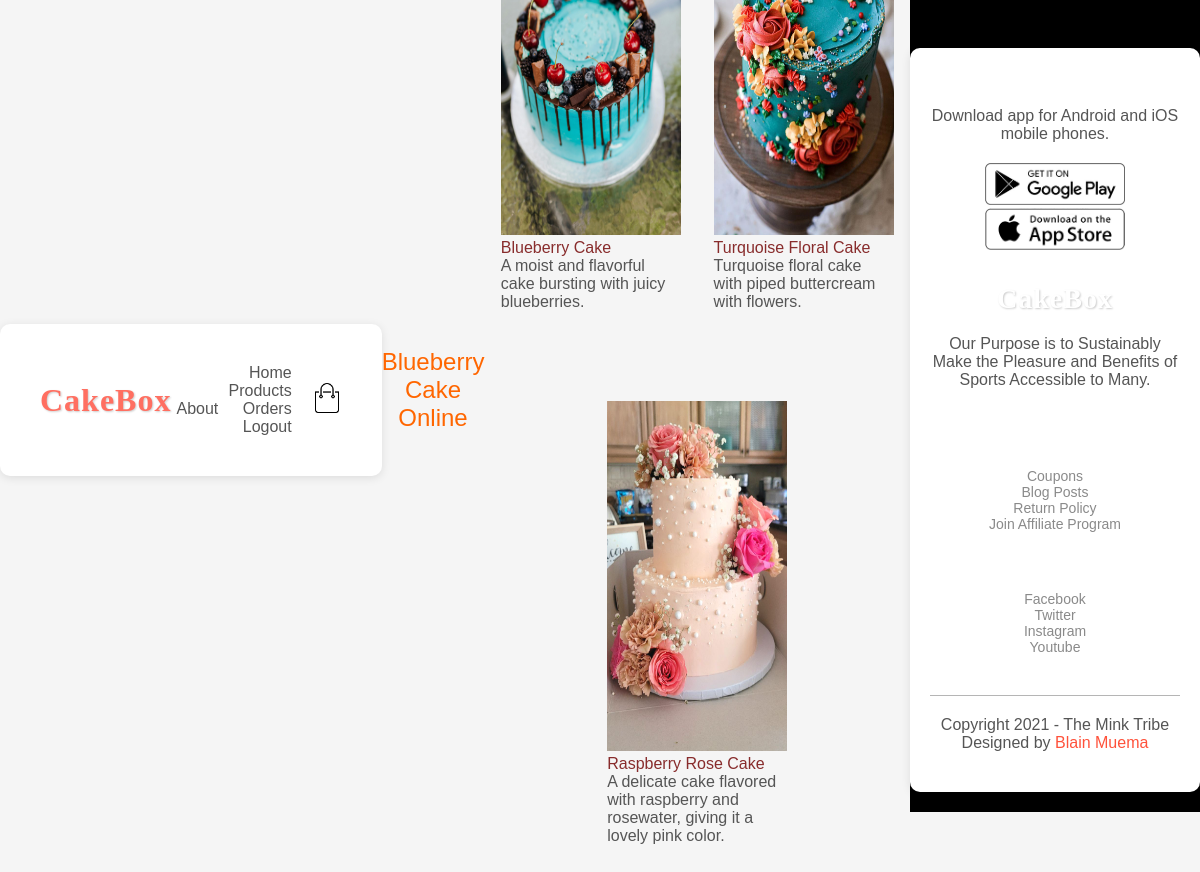
The app's page /cakes/filter/Blueberry/ (signed in) with its own data.
### store/models.py (models this page shows, shortened)
class Flavour(models.Model):
    name=models.CharField(max_length=200,unique=True)
    created_date=models.DateTimeField(auto_now_add=True)
    updated_date=models.DateTimeField(auto_now=True)
    is_active=models.BooleanField(default=True)

class Cake(models.Model):
    title=models.CharField(max_length=200,unique=True)
    description=models.TextField(null=True)
    image=models.ImageField(upload_to="cake_images",default="default.jpg",null=True,blank=True)
    category_object=models.ForeignKey(Category,on_delete=models.CASCADE)
    flavour_object=models.ManyToManyField(Flavour)
    occasion_object=models.ManyToManyField(Occasion)
    shape_object=models.ManyToManyField(Shape)
    created_date=models.DateTimeField(auto_now_add=True)
    updated_date=models.DateTimeField(auto_now=True)
    is_active=models.BooleanField(default=True)

### store/views.py (the view)
# urls.py: path("cakes/filter/<str:flavour>/",views.FilterByFlavourView.as_view(),name="flavour-by-filter"),
@method_decorator([signin_required,never_cache],name="dispatch")
class FilterByFlavourView(View):
    def get(self,request,*args,**kwargs):
        flavour=kwargs.get("flavour")
        cakes=Cake.objects.filter(flavour_object__name=flavour)
        return render(request,"flavour_cakes.html",{"cakes":cakes,"flavour":flavour})

### store/templates/flavour_cakes.html (shortened to what this page needs)
{%extends 'base.html'%}
{%block main_block%}
<h4 class="cake-heading">{{ flavour }} Cake Online</h4>
    <div class="row">
        {%for cake in cakes%}
        <div class="col-4">
            <a href="{%url 'cake-detail' cake.id%}"><img src="{{cake.image.url}}" alt="product-1" height="350px"></a>
            <a href="{%url 'cake-detail' cake.id%}"><h4>{{cake.title}}</h4></a>
            <p>{{cake.description}}</p>
          </div>
        {%endfor%}
        </div>
{%endblock%}

### store/static/css/style.css (style rules this page uses)
* { margin: 0; padding: 0; box-sizing: border-box; }
body { font-family: 'Poppins', sans-serif; }
a { text-decoration: none; color: #555; }
p { color: #555; }
.row { display: flex; align-items: center; flex-wrap: wrap; justify-content: space-around; }
.col-4 { flex-basis: 25%; padding: 10px; min-width: 200px; margin-bottom: 50px; transition: transform 0.5s; }
.col-4 img { width: 100%; }
h4 { color: rgb(136, 44, 44); font-weight: normal; }
.col-4 p { font-weight: 40px; }
body { font-family: Arial, sans-serif; background-color: #f5f5f5; display: flex; justify-content: center; align-items: center; height: 100vh; margin: 0; }
p { color: #555; font-size: 16px; margin-bottom: 20px; }

### store/templates/flavour_cakes.html (style rules this page uses)
.cake-heading { font-size: 24px; color: #ff6600; text-align: center; margin-bottom: 20px; }

### records on screen
Flavour: name "Blueberry"
Cake: image (picture), title "Blueberry Cake", description "A moist and flavorful cake bursting with juicy blueberries."
Cake: image (picture), title "Turquoise Floral Cake", description "Turquoise floral cake with piped buttercream with flowers."
Cake: image (picture), title "Raspberry Rose Cake", description "A delicate cake flavored with raspberry and rosewater, giving it a lovely pink color."
